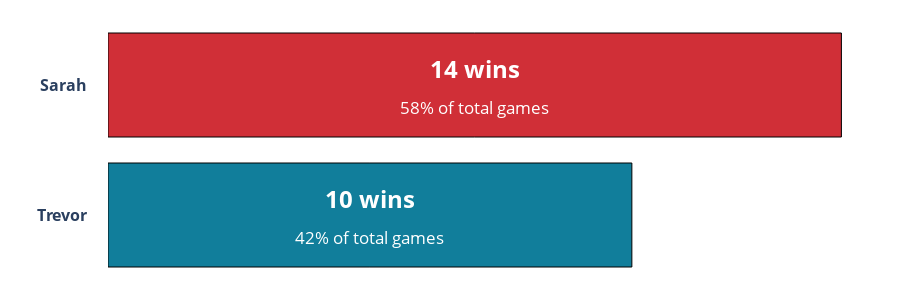

This figure's notebook cell:
### Markdown cell above
### **Total Wins**
This one is easy: a horizontal bar chart showing who's won more games! Very to the point.

### Code cell
# Use the method we've created
total_wins_bar_chart(game_level_stats_df=game_level_stats_df, height=300)

### Figure 1 — Plotly figure (JSON) as saved in the notebook; plotly's stock layout.template omitted (floating-point values rounded to 4 significant figures)
{"data": [{"alignmentgroup": "True", "hovertemplate": "=%{y}<br>Total Wins=%{x}<extra></extra>", "legendgroup": "<b>Sarah</b>", "marker": {"color": "#D02F37", "line": {"color": "black", "width": 1}, "pattern": {"shape": ""}}, "name": "<b>Sarah</b>", "offsetgroup": "<b>Sarah</b>", "orientation": "h", "showlegend": true, "textposition": "auto", "type": "bar", "x": [14], "xaxis": "x", "y": ["<b>Sarah</b>"], "yaxis": "y"}, {"alignmentgroup": "True", "hovertemplate": "=%{y}<br>Total Wins=%{x}<extra></extra>", "legendgroup": "<b>Trevor</b>", "marker": {"color": "#117E9B", "line": {"color": "black", "width": 1}, "pattern": {"shape": ""}}, "name": "<b>Trevor</b>", "offsetgroup": "<b>Trevor</b>", "orientation": "h", "showlegend": true, "textposition": "auto", "type": "bar", "x": [10], "xaxis": "x", "y": ["<b>Trevor</b>"], "yaxis": "y"}], "layout": {"annotations": [{"font": {"color": "white", "size": 24}, "showarrow": false, "text": "<b>14 wins</b><br><sub>58% of total games</sub>", "x": 7, "xanchor": "center", "y": "<b>Sarah</b>"}, {"font": {"color": "white", "size": 24}, "showarrow": false, "text": "<b>10 wins</b><br><sub>42% of total games</sub>", "x": 5, "xanchor": "center", "y": "<b>Trevor</b>"}], "barmode": "relative", "height": 300, "legend": {"title": {"text": ""}, "tracegroupgap": 0}, "margin": {"b": 20, "l": 20, "pad": 20, "r": 20, "t": 20}, "plot_bgcolor": "white", "showlegend": false, "xaxis": {"anchor": "y", "domain": [0, 1], "showticklabels": false, "title": {}}, "yaxis": {"anchor": "x", "categoryarray": ["<b>Trevor</b>", "<b>Sarah</b>"], "categoryorder": "array", "domain": [0, 1], "tickfont": {"size": 16}, "title": {"text": ""}}}}
